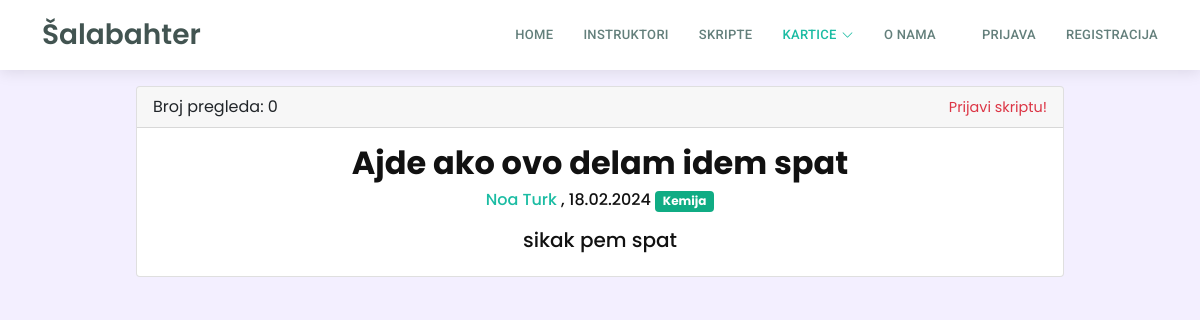
Page /kartice/grupakartica.php?grupa_id=5 on the committed database.
### tables this page shows
CREATE TABLE `grupekartica` (
  `grupa_id` int(11) NOT NULL,
  `grupa_naziv` varchar(255) DEFAULT NULL,
  `grupa_opis` text DEFAULT NULL,
  `datum_kreiranja` timestamp NOT NULL DEFAULT current_timestamp(),
  `vlasnik_id` int(11) DEFAULT NULL,
  `predmet_id` int(11) DEFAULT NULL,
  `javno` tinyint(1) DEFAULT 0,
  `broj_pregleda` int(11) DEFAULT 0
);

CREATE TABLE `korisnik` (
  `korisnik_id` int(11) NOT NULL,
  `ime` varchar(50) DEFAULT NULL,
  `prezime` varchar(50) DEFAULT NULL,
  `email` varchar(100) DEFAULT NULL,
  `lozinka` varchar(255) DEFAULT NULL,
  `adresa` varchar(255) DEFAULT NULL,
  `prebivaliste` varchar(255) NOT NULL,
  `mjesto` int(5) DEFAULT NULL,
  `slika_korisnika` varchar(255) DEFAULT NULL,
  `status_korisnika` int(20) DEFAULT NULL,
  `isAdmin` tinyint(1) NOT NULL
);

CREATE TABLE `predmeti` (
  `predmet_id` int(11) NOT NULL,
  `naziv_predmeta` varchar(255) DEFAULT NULL,
  `predmet_boja` varchar(255) NOT NULL
);

### kartice/grupakartica.php (the view, shortened to what this page needs)
<?php
$con = require "../ukljucivanje/connection/spajanje.php";
$grupa_id = $_GET['grupa_id'];
$sqlGrupa = "SELECT * FROM grupekartica WHERE grupa_id = $grupa_id";
$rezultatSkripta = $con->query($sqlGrupa);
if($redSkripta = $rezultatSkripta->fetch_assoc()){
    $nazivGrupe = $redSkripta['grupa_naziv'];
    $opisGrupe = $redSkripta['grupa_opis'];
    $predmet_id = $redSkripta['predmet_id'];
    $datum = date('d.m.Y', strtotime($redSkripta['datum_kreiranja']));
    $kreator_id = $redSkripta['vlasnik_id'];
    $imePrezimeKorisnika = dohvatipodatkevlasnika($kreator_id);
    $sqlPredmet = "SELECT naziv_predmeta, predmet_boja FROM predmeti WHERE predmet_id = $predmet_id";
    $rezultatPredmet = $con->query($sqlPredmet);
    $redPredmet = $rezultatPredmet->fetch_assoc();
    $predmetNaziv = $redPredmet['naziv_predmeta'];
    $predmetBoja = $redPredmet['predmet_boja'];
}
    $sqlBrojPregleda = "SELECT broj_pregleda FROM grupekartica WHERE grupa_id = $grupa_id";
    $resultBrojPregleda = $con->query($sqlBrojPregleda);
    $rowBrojPregleda = $resultBrojPregleda->fetch_assoc();
    $brojpregleda = $rowBrojPregleda['broj_pregleda'];
function dohvatipodatkevlasnika($vlasnik_id)
{
    $con = require "../ukljucivanje/connection/spajanje.php";
    $sqlKorisnik = "SELECT ime, prezime FROM korisnik WHERE korisnik_id = $vlasnik_id";
    $resultKorisnik = $con->query($sqlKorisnik);
    $rowKorisnik = $resultKorisnik->fetch_assoc();
    $ime = $rowKorisnik['ime'];
    $prezime = $rowKorisnik['prezime'];
    return $ime . " " . $prezime;
}
?>
<!DOCTYPE html>
<html lang="hr">
<head>
    <?php include '../assets/css/stiliranjeSporedno.php'; ?>
</head>
<body>
    <?php include '../ukljucivanje/header.php'; ?>
    <div class="container mt-3">
        <div class="container">
            <div class="card mx-auto mt-3" style="width: 85%;">
                <div class="card-header">
                    <div class="row">
                        <div class="col">
                            <p class="card-text">Broj pregleda:
                                <?php echo " $brojpregleda ";?>
                            </p>
                        </div>
                        <div class="col text-right">
                            <a href="../dashboard/report.php?grupa_id=<?php echo $grupa_id; ?>"
                            class="text text-danger" style="font-size: 0.9rem;" aria-readonly="true">Prijavi skriptu!</a>
                        </div>
                    </div>
                </div>
                <div class="card-body">
                    <h2 class="card-title" style="font-family: Poppins; text-align: center;"><b>
                            <?php echo "$nazivGrupe"; ?>
                        </b></h2>
                    <h6 class="card-info" style="font-family: Poppins; text-align: center;"> <a class="link"
                            href="../profil?korisnik=<?php echo $kreator_id ?>">
                            <?php echo $imePrezimeKorisnika ?>
                        </a>,
                        <?php echo "$datum   ";  echo '<span class="badge" style="background-color: ' . $predmetBoja . ';">' . $predmetNaziv . '</span> '; ?>
                    </h6>
                    <h5 class="card-text mt-3" style="font-family: Poppins; text-align: center;">
                        <?php echo "$opisGrupe"; ?>
                    </h5>
            </div>
        </div>
    </div>
</body>
</html>

### assets/css/style.css (style rules this page uses)
body { font-family: "Poppins", sans-serif !important; background-color: #f3efff; }
a { text-decoration: none !important; color: #1bbca3; }
h1, h2, h3, h4, h5, h6 { font-family: "Poppins", sans-serif !important; color: #111111 !important; }

### rows in the picture
grupekartica: broj_pregleda "0", grupa_naziv "Ajde ako ovo delam idem spat", vlasnik.prezime "Noa Turk", datum_kreiranja "18.02.2024", grupa_opis "sikak pem spat"
predmeti: naziv_predmeta "Kemija"
